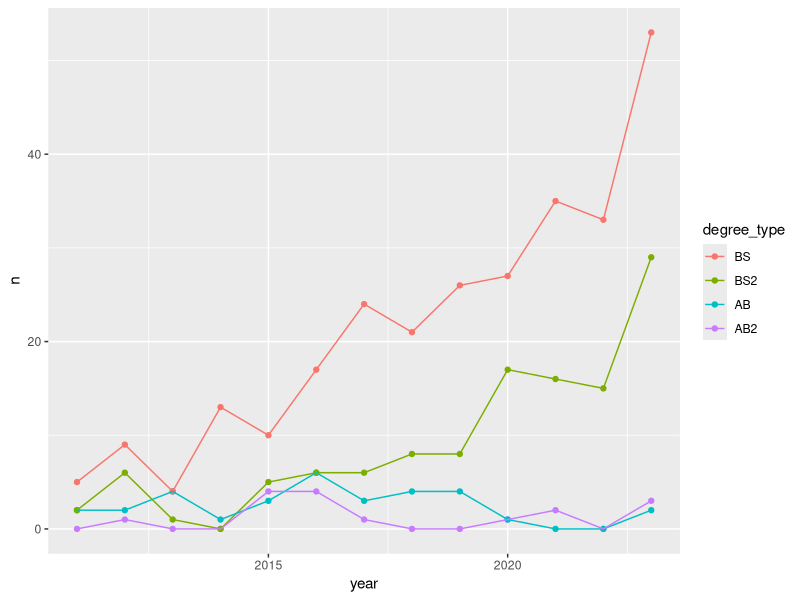
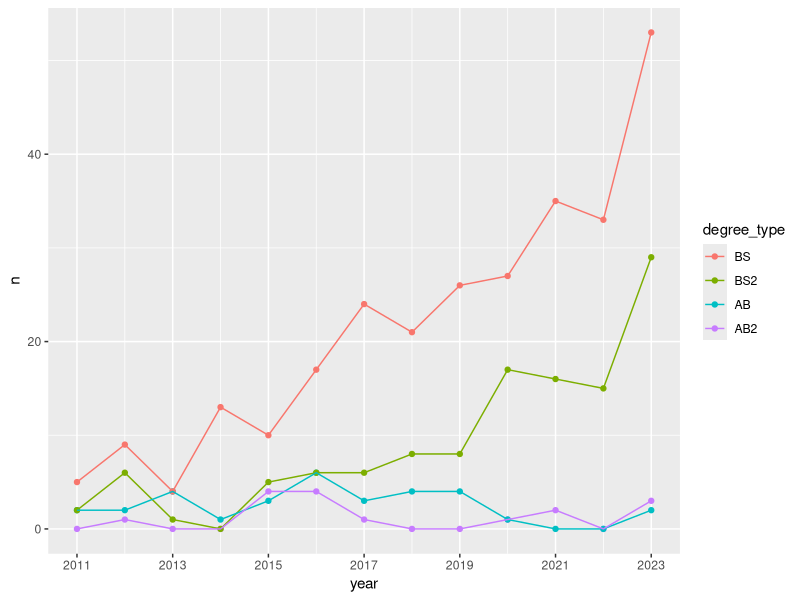
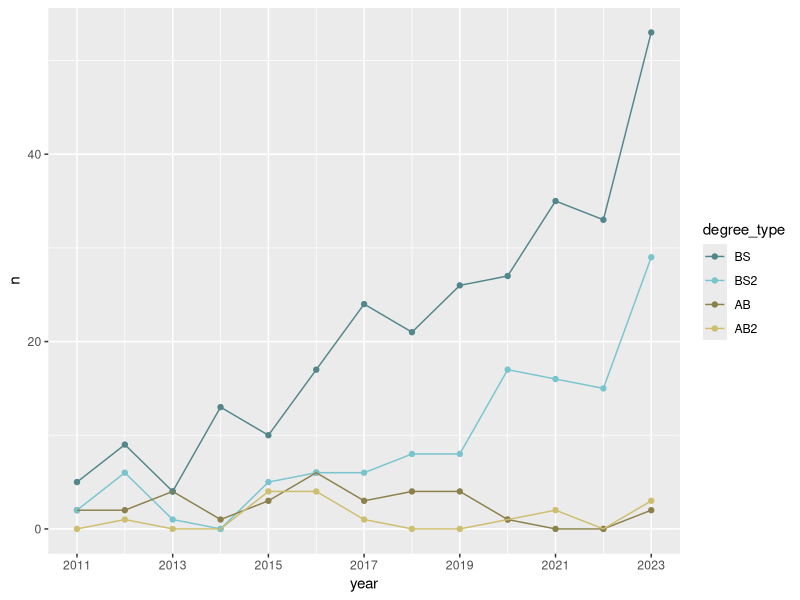
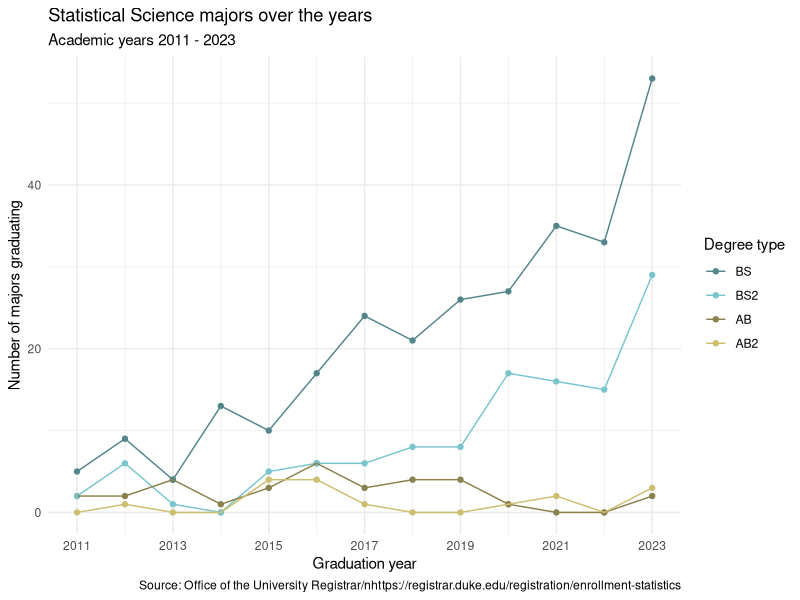
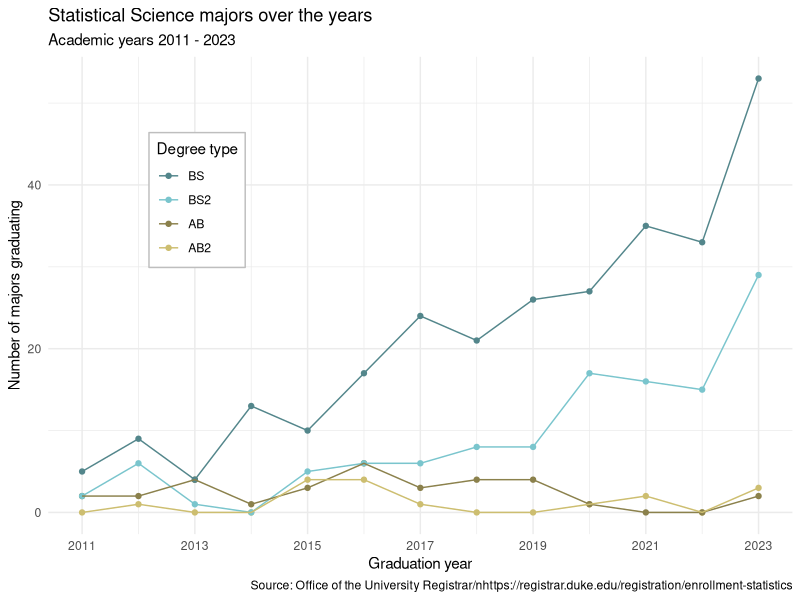

R code for these plots, in order:
## ---- chunk 1
#| label: load-packages-data
#| message: false

library(tidyverse)

statsci <- read_csv("data/statsci.csv")
## ---- chunk 2
statsci
## ---- chunk 3
#| label: pivot

statsci |>
  pivot_longer(
    cols = -degree,
    names_to = "year",
    values_to = "n"
  )
  
## ---- chunk 4
#| label: pivot-with-transform

statsci |>
  pivot_longer(
    cols = -degree,
    names_to = "year",
    names_transform = as.numeric,
    values_to = "n"
  )
## ---- chunk 5

#| label: convert-na

statsci |>
  pivot_longer(
    cols = -degree,
    names_to = "year",
    names_transform = as.numeric,
    values_to = "n"
  ) |>
  mutate(n = if_else(is.na(n), 0, n))
## ---- chunk 6
#| label: degree-type

statsci |>
  pivot_longer(
    cols = -degree,
    names_to = "year",
    names_transform = as.numeric,
    values_to = "n"
  ) |>
  mutate(n = if_else(is.na(n), 0, n)) |>
  separate_wider_delim(degree, delim = "(", names = c("major", "degree_type")) |>
  mutate(
    degree_type = str_remove(degree_type, "\\)"),
    degree_type = fct_relevel(degree_type, "BS", "BS2", "AB", "AB2")
  )
  
  
## ---- chunk 7
#| label: plot-draft

statsci |>
  pivot_longer(
    cols = -degree,
    names_to = "year",
    names_transform = as.numeric,
    values_to = "n"
  ) |>
  mutate(n = if_else(is.na(n), 0, n)) |>
  separate_wider_delim(degree, delim = "(", names = c("major", "degree_type")) |>
  mutate(
    degree_type = str_remove(degree_type, "\\)"),
    degree_type = fct_relevel(degree_type, "BS", "BS2", "AB", "AB2")
  ) |>
  ggplot(aes(x = year, y = n, color = degree_type)) +
  geom_point() +
  geom_line()

## ---- chunk 8
#| label: plot-improve-1
statsci |>
  pivot_longer(
    cols = -degree,
    names_to = "year",
    names_transform = as.numeric,
    values_to = "n"
  ) |>
  mutate(n = if_else(is.na(n), 0, n)) |>
  separate_wider_delim(degree, delim = "(", names = c("major", "degree_type")) |>
  mutate(
    degree_type = str_remove(degree_type, "\\)"),
    degree_type = fct_relevel(degree_type, "BS", "BS2", "AB", "AB2")
  ) |>
  ggplot(aes(x = year, y = n, color = degree_type)) +
  geom_point() +
  geom_line() +
  scale_x_continuous(breaks = seq(2011, 2023, 2))

## ---- chunk 9
#| label: plot-improve-2

statsci |>
  pivot_longer(
    cols = -degree,
    names_to = "year",
    names_transform = as.numeric,
    values_to = "n"
  ) |>
  mutate(n = if_else(is.na(n), 0, n)) |>
  separate_wider_delim(degree, delim = "(", names = c("major", "degree_type")) |>
  mutate(
    degree_type = str_remove(degree_type, "\\)"),
    degree_type = fct_relevel(degree_type, "BS", "BS2", "AB", "AB2")
  ) |>
  ggplot(aes(x = year, y = n, color = degree_type)) +
  geom_point() +
  geom_line() +
  scale_x_continuous(breaks = seq(2011, 2023, 2)) +
  scale_color_manual(
    values = c("BS" = "cadetblue4",
"BS2" = "cadetblue3",
"AB" = "lightgoldenrod4",
"AB2" = "lightgoldenrod3")
  )
## ---- chunk 10
#| label: plot-improve-3

statsci |>
  pivot_longer(
    cols = -degree,
    names_to = "year",
    names_transform = as.numeric,
    values_to = "n"
  ) |>
  mutate(n = if_else(is.na(n), 0, n)) |>
  separate_wider_delim(degree, delim = "(", names = c("major", "degree_type")) |>
  mutate(
    degree_type = str_remove(degree_type, "\\)"),
    degree_type = fct_relevel(degree_type, "BS", "BS2", "AB", "AB2")
  ) |>
  ggplot(aes(x = year, y = n, color = degree_type)) +
  geom_point() +
  geom_line() +
  scale_x_continuous(breaks = seq(2011, 2023, 2)) +
  scale_color_manual(
    values = c("BS" = "cadetblue4",
"BS2" = "cadetblue3",
"AB" = "lightgoldenrod4",
"AB2" = "lightgoldenrod3")
  ) +
  labs(
    x = "Graduation year",
    y = "Number of majors graduating",
    color = "Degree type",
    title = "Statistical Science majors over the years",
    subtitle = "Academic years 2011 - 2023",
    caption = "Source: Office of the University Registrar/nhttps://registrar.duke.edu/registration/enrollment-statistics"
  ) +
  theme_minimal()

## ---- chunk 11
#| label: plot-improve-4
#|fig-width: 7
#|fig-height: 5
statsci |>
  pivot_longer(
    cols = -degree,
    names_to = "year",
    names_transform = as.numeric,
    values_to = "n"
  ) |>
  mutate(n = if_else(is.na(n), 0, n)) |>
  separate_wider_delim(degree, delim = "(", names = c("major", "degree_type")) |>
  mutate(
    degree_type = str_remove(degree_type, "\\)"),
    degree_type = fct_relevel(degree_type, "BS", "BS2", "AB", "AB2")
  ) |>
  ggplot(aes(x = year, y = n, color = degree_type)) +
  geom_point() +
  geom_line() +
  scale_x_continuous(breaks = seq(2011, 2023, 2)) +
  scale_color_manual(
    values = c("BS" = "cadetblue4",
"BS2" = "cadetblue3",
"AB" = "lightgoldenrod4",
"AB2" = "lightgoldenrod3")
  ) +
  labs(
    x = "Graduation year",
    y = "Number of majors graduating",
    color = "Degree type",
    title = "Statistical Science majors over the years",
    subtitle = "Academic years 2011 - 2023",
    caption = "Source: Office of the University Registrar/nhttps://registrar.duke.edu/registration/enrollment-statistics"
  ) +
  theme_minimal() +
  theme(
    legend.position = c(0.2, 0.7),
    legend.background = element_rect(fill = "white", color = "gray"))
